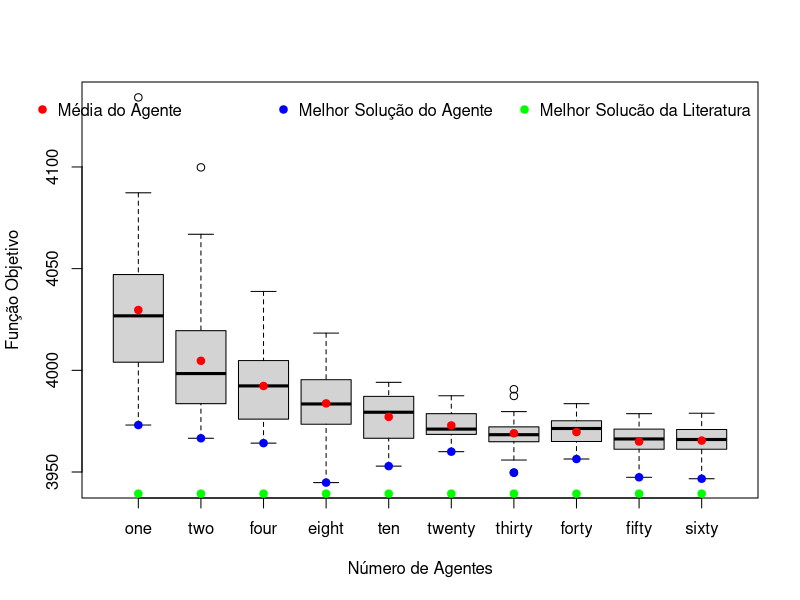
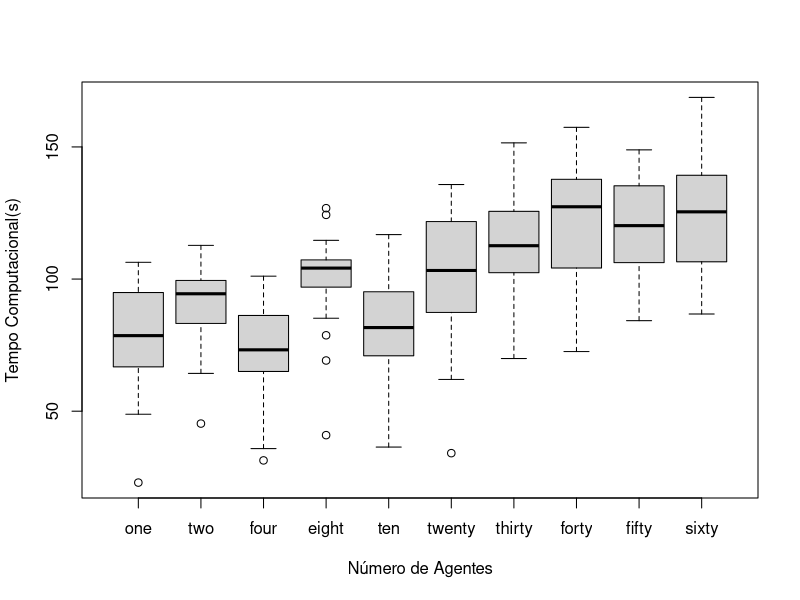

These figures' R source, in order:
instance <- "R210"

dados <- read.csv("vrp_data.csv", sep = ",", dec = ".");

d_1 <- dados[dados$instance == instance & dados$metodo == "OneAgent", c("fitness", "time")]
d_2 <- dados[dados$instance == instance & dados$metodo == "TwoAgent", c("fitness", "time")]
d_4 <- dados[dados$instance == instance & dados$metodo == "FourAgent", c("fitness", "time")]
d_8 <- dados[dados$instance == instance & dados$metodo == "EightAgent", c("fitness", "time")]
d_10 <- dados[dados$instance == instance & dados$metodo == "TenAgent", c("fitness", "time")]
d_20 <- dados[dados$instance == instance & dados$metodo == "TwentyAgent", c("fitness", "time")]
d_30 <- dados[dados$instance == instance & dados$metodo == "ThirtyAgent", c("fitness", "time")]
d_40 <- dados[dados$instance == instance & dados$metodo == "FortyAgent", c("fitness", "time")]
d_50 <- dados[dados$instance == instance & dados$metodo == "FiftyAgent", c("fitness", "time")]
d_60 <- dados[dados$instance == instance & dados$metodo == "SixtyAgent", c("fitness", "time")]

  
melhor <- read.delim("vrp_instances.txt");
melhor <- data.frame(melhor, results = melhor$n * 1000 + melhor$fo)
  
dados <-data.frame(one = d_1$fitness,
                     two = d_2$fitness,
                     four = d_4$fitness,
                     eight = d_8$fitness,
                     ten = d_10$fitness,
                     twenty = d_20$fitness,
                     thirty = d_30$fitness,
                     forty = d_40$fitness,
                     fifty = d_50$fitness,
                     sixty = d_60$fitness)
boxplot(dados, xlab = "Número de Agentes", ylab = "Função Objetivo")
  
points.default(1,mean(dados$one),col = "red", pch = 19)
points.default(1,min(dados$one),col = "blue", pch = 19)
points.default(1,melhor[melhor$instancia == instance, 5],col = "green", pch = 19)
points.default(2,mean(dados$two),col = "red", pch = 19)
points.default(2,min(dados$two),col = "blue", pch = 19)
points.default(2,melhor[melhor$instancia == instance, 5],col = "green", pch = 19)
points.default(3,mean(dados$four),col = "red", pch = 19)
points.default(3,min(dados$four),col = "blue", pch = 19)
points.default(3,melhor[melhor$instancia == instance, 5],col = "green", pch = 19)
points.default(4,mean(dados$eight),col = "red", pch = 19)
points.default(4,min(dados$eight),col = "blue", pch = 19)
points.default(4,melhor[melhor$instancia == instance, 5],col = "green", pch = 19)
points.default(5,mean(dados$ten),col = "red", pch = 19)
points.default(5,min(dados$ten),col = "blue", pch = 19)
points.default(5,melhor[melhor$instancia == instance, 5],col = "green", pch = 19)
points.default(6,mean(dados$twenty),col = "red", pch = 19)
points.default(6,min(dados$twenty),col = "blue", pch = 19)
points.default(6,melhor[melhor$instancia == instance, 5],col = "green", pch = 19)
points.default(7,mean(dados$thirty),col = "red", pch = 19)
points.default(7,min(dados$thirty),col = "blue", pch = 19)
points.default(7,melhor[melhor$instancia == instance, 5],col = "green", pch = 19)
points.default(8,mean(dados$forty),col = "red", pch = 19)
points.default(8,min(dados$forty),col = "blue", pch = 19)
points.default(8,melhor[melhor$instancia == instance, 5],col = "green", pch = 19)
points.default(9,mean(dados$fifty),col = "red", pch = 19)
points.default(9,min(dados$fifty),col = "blue", pch = 19)
points.default(9,melhor[melhor$instancia == instance, 5],col = "green", pch = 19)
points.default(10,mean(dados$sixty),col = "red", pch = 19)
points.default(10,min(dados$sixty),col = "blue", pch = 19)
points.default(10,melhor[melhor$instancia == instance, 5],col = "green", pch = 19)
legend("topright",inset=c(0,0.018), legend = c("Média do Agente", "Melhor Solução do Agente", "Melhor Solucão da Literatura"), col=c("red", "blue", "green"), pch = 19, xpd=TRUE, horiz=TRUE, bty="n")
  
tempo <-data.frame(one = d_1$time,
                     two = d_2$time,
                     four = d_4$time,
                     eight = d_8$time,
                     ten = d_10$time,
                     twenty = d_20$time,
                     thirty = d_30$time,
                     forty = d_40$time,
                     fifty = d_50$time,
                     sixty = d_60$time)
  
boxplot(tempo, ylab = "Tempo Computacional(s)", xlab = "Número de Agentes")